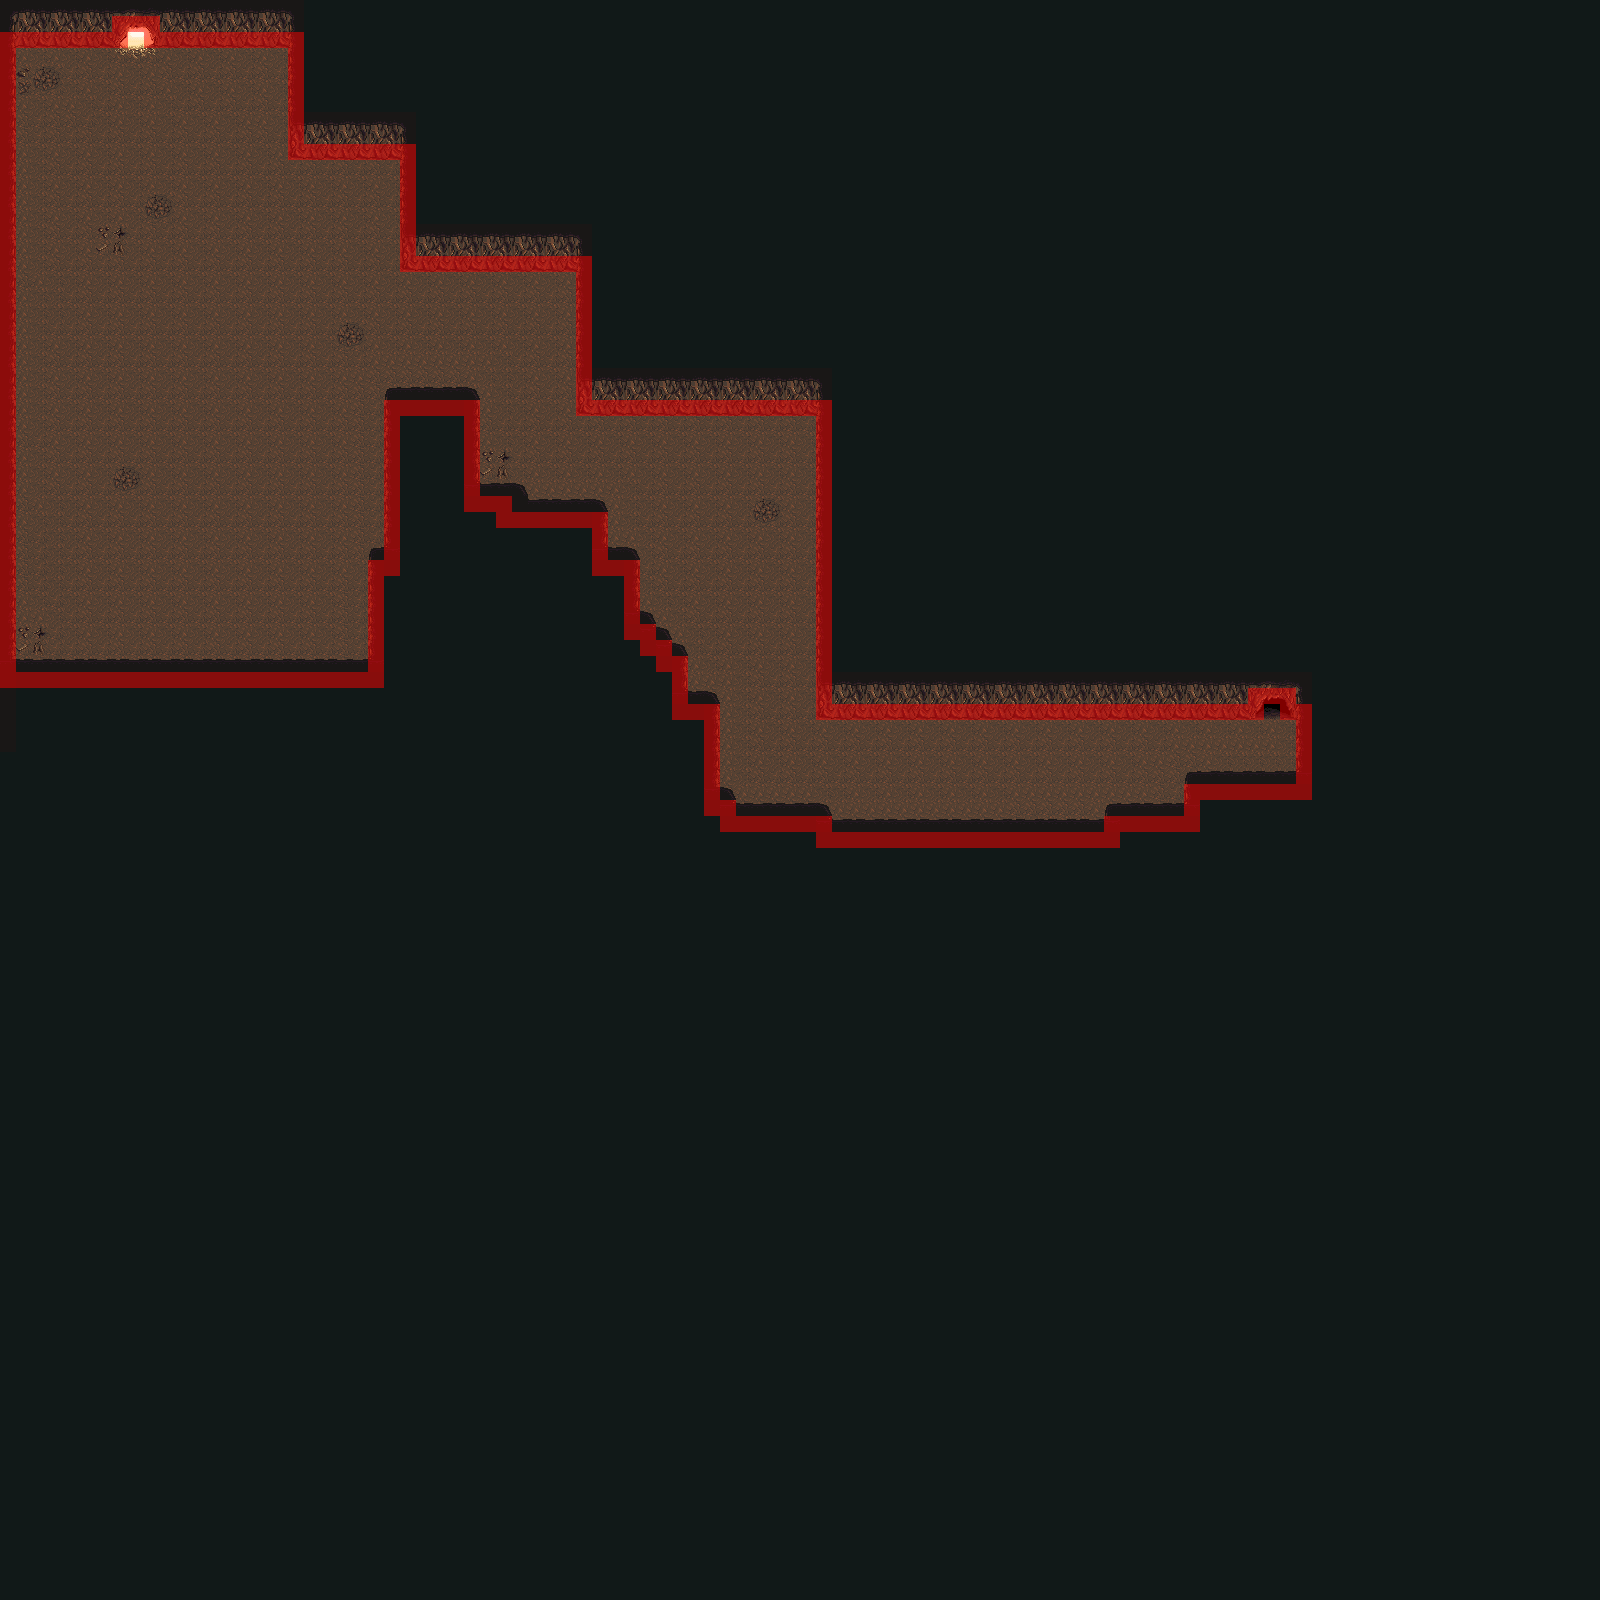

This game map was drawn from its Tiled (.tmx) file and the tilesets committed beside it. A one-line description and the trimmed map source follow:
An orthogonal 100x100 tile map with 16x16 px tiles, 3 tile layers (jrpg:floor, jrpg:foreground, jrpg:collision), 2 tilesets.

<map version="1.0" tiledversion="1.0.2" orientation="orthogonal" renderorder="right-down" width="100" height="100" tilewidth="16" tileheight="16" nextobjectid="1">
 <tileset firstgid="1" name="cave" tilewidth="16" tileheight="16" tilecount="336" columns="16">
  <image source="cave.png" width="256" height="336" />
 </tileset>
 <tileset firstgid="337" name="collision_graphic" tilewidth="16" tileheight="16" tilecount="4" columns="2">
  <image source="collision_graphic.png" width="32" height="32" />
  <tile id="0">
   <properties>
    <property name="solid" type="bool" value="true" />
   </properties>
  </tile>
 </tileset>
 <layer name="jrpg:floor" width="100" height="100">
  <properties>
   <property name="jrpg-layer-type" value="background" />
   <property name="jrpg-map-layer" type="int" value="0" />
  </properties>
  <data>[10000 cells, 10000 non-empty, 55 distinct tile ids]</data>
 </layer>
 <layer name="jrpg:foreground" width="100" height="100">
  <properties>
   <property name="jrpg-layer-type" value="foreground" />
   <property name="jrpg-map-layer" type="int" value="0" />
  </properties>
  <data>[10000 cells, 101 non-empty, 7 distinct tile ids]</data>
 </layer>
 <layer name="jrpg:collision" width="100" height="100" opacity="0.5">
  <properties>
   <property name="jrpg-layer-type" value="collision" />
   <property name="jrpg-map-layer" type="int" value="0" />
  </properties>
  <data>[10000 cells, 300 non-empty, 1 distinct tile ids]</data>
 </layer>
</map>
